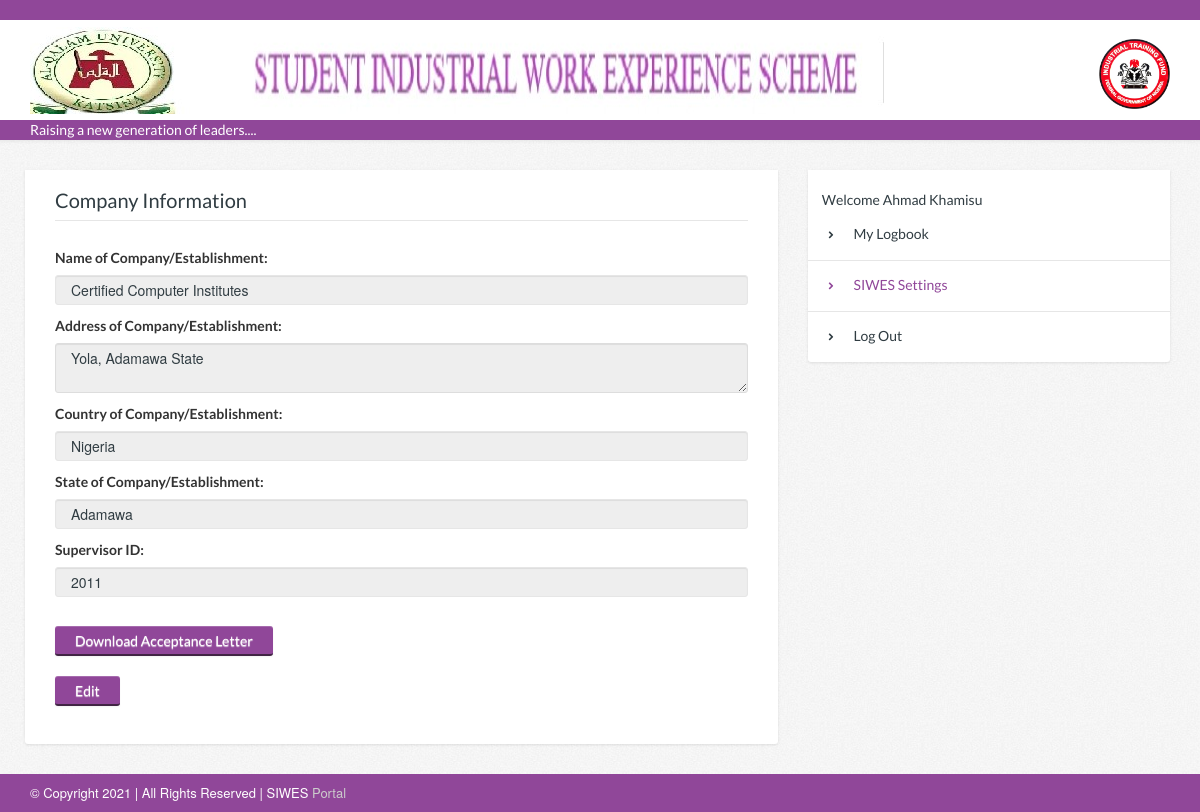
Screenshot of /siwes.php (signed in) with the database file from the repository.
### tables this page shows
CREATE TABLE `siwespost` (
  `siwesPostId` int(6) UNSIGNED NOT NULL,
  `siwesOfficer` varchar(100) DEFAULT NULL,
  `siwesMat` varchar(100) DEFAULT NULL,
  `siwesCompName` varchar(100) DEFAULT NULL,
  `siwesCompAdd` text DEFAULT NULL,
  `siwesCompCountry` varchar(100) DEFAULT NULL,
  `siwesCompState` varchar(100) DEFAULT NULL,
  `siwesCompDate` varchar(100) DEFAULT NULL,
  `siwesCompLetter` varchar(100) DEFAULT NULL
);

CREATE TABLE `reglist` (
  `matno` int(11) NOT NULL,
  `fname` varchar(100) DEFAULT NULL,
  `sname` varchar(100) DEFAULT NULL,
  `mname` varchar(100) DEFAULT NULL,
  `sex` varchar(50) DEFAULT NULL,
  `college` varchar(100) DEFAULT NULL,
  `dept` varchar(100) DEFAULT NULL,
  `program` varchar(100) DEFAULT NULL,
  `level` varchar(100) DEFAULT NULL,
  `studentshipStatus` varchar(100) DEFAULT NULL,
  `password` varchar(100) NOT NULL
);

### models/studentinfo.php (called while the page is built, shortened)
<?php
    include_once("includes/functions.php");
    $matno = $_SESSION['matno'];
    $getstdnt = "SELECT * FROM reglist WHERE matno='$matno'";
    $stdnt = mysqli_query($connection, $getstdnt );
    $row = mysqli_fetch_array($stdnt);
    $fname =  $row['fname'];
    $sname =  $row['sname'];
?>

### siwes.php (the view, shortened to what this page needs)
<?php
include_once("includes/functions.php");
include_once("models/studentinfo.php");
$getpost = "SELECT * FROM siwespost WHERE siwesMat = '$matno' ORDER BY siwesPostId DESC LIMIT 1";
$thepost = mysqli_query($connection, $getpost);
if ($thepost) {
	$postrow = mysqli_fetch_array($thepost);
} else {
	$postrow['siwesCompName'] = '';
	$postrow['siwesCompAdd'] = '';
	$postrow['siwesCompCountry'] = '';
	$postrow['siwesCompState'] = '';
}
?>
<?php require('views/header.php'); ?>
<div id="page-content">
	<div class="container">
		<div class="row">
			<div class="col-sm-8 page-content">
				<div class="white-container mb0">
					<form method='post' action="models/siwesposting.php" enctype='multipart/form-data'>
						<fieldset>
							<legend>Company Information</legend>
							<div id='thegentable'>
								<label>
									Name of Company/Establishment:
								</label>
								<input type="text" name="siwesCompName" value='<?php echo $postrow['siwesCompName']; ?>' disabled>
								<label>
									Address of Company/Establishment:
								</label>
								<textarea name="siwesCompAdd" disabled><?php echo $postrow['siwesCompAdd']; ?></textarea>
								<label>
									Country of Company/Establishment:
								</label>
								<input type="text" name="siwesCompCountry" value='<?php echo $postrow['siwesCompCountry']; ?>' disabled>
								<?php if ($postrow['siwesCompState'] != '') : ?>
									<label>
										State of Company/Establishment:
									</label>
									<input type="text" name="siwesCompState" value='<?php echo $postrow['siwesCompState']; ?>' disabled>
								<?php endif; ?>
								<label>
									Supervisor ID:
								</label>
								<input type="text" name="siwesOfficer" value='<?php echo $postrow['siwesOfficer']; ?>' disabled>
								<?php if ($postrow['siwesCompLetter'] != '') : ?>
									<a href='models/downloadletter.php?letter=<?php echo $postrow['siwesCompLetter']; ?>' class="btn btn-default mt20 mb20">Download Acceptance Letter</a>
								<?php endif; ?>
								<br>
								<a href="#" id='shownew' class="btn btn-default">Edit</a>
							</div>
						</fieldset>
					</form>
				</div>
			</div>
			<div class="col-sm-4 page-sidebar">
				<aside>
					<div class="widget sidebar-widget white-container links-widget">
						<ul><br>
							<div>&nbsp&nbsp&nbsp&nbsp Welcome <?php echo ucwords($fname.' '.$sname); ?></div>
							<li><a href="mylogbook.php">My Logbook</a></li>
							<li class="active"><a href="siwes.php">SIWES Settings</a></li>
							<li><a href="models/logout.php">Log Out</a></li>
						</ul>
					</div>
				</aside>
			</div>
		</div>
	</div>
</div>
<?php require('views/footer.php'); ?>

### assets/css/style.css (style rules this page uses)
body { background: #ffffff; color: #303c42; font-size: 14px; font-family: 'Lato', Helvetica, Arial, sans-serif; line-height: 20px; cursor: default; -webkit-font-smoothing: antialiased; opacity: 0; }
body.loaded { background: url(../img/bg-pattern.png) repeat 0 0; opacity: 1; -webkit-transition: opacity 0.3s ease-in; -moz-transition: opacity 0.3s ease-in; -o-transition: opacity 0.3s ease-in; transition: opacity 0.3s ease-in; }
#page-content { -webkit-box-shadow: inset 0 5px 5px -5px rgba(0,0,0,.1); box-shadow: inset 0 5px 5px -5px rgba(0,0,0,.1); }
.page-content, .page-sidebar { padding-top: 30px; padding-bottom: 30px; }
a { color: #904799; text-decoration: none; cursor: pointer; }
.loaded a { -webkit-transition: all 0.25s ease-out; -moz-transition: all 0.25s ease-out; -o-transition: all 0.25s ease-out; transition: all 0.25s ease-out; }
ul, ol { margin-top: 0; margin-bottom: 10px; }
.white-container { margin-bottom: 30px; padding: 20px 30px; -webkit-border-radius: 0 0 3px 3px; border-radius: 0 0 3px 3px; background: #ffffff; -webkit-box-shadow: 0px 1px 3px 0px rgba(0,0,0,.1); box-shadow: 0px 1px 3px 0px rgba(0,0,0,.1); }
fieldset { margin: 0; padding: 0; border: 0; }
legend { display: block; margin-bottom: 25px; padding: 0; padding-bottom: 10px; width: 100%; border: 0; border-bottom: 1px solid #e6e6e6; color: inherit; font-size: 20px; line-height: inherit; }
label { display: inline-block; margin-bottom: 5px; line-height: 24px; font-weight: bold; }
input[type="text"], input[type="number"], input[type="email"], input[type="tel"], input[type="date"], textarea, select, .form-control { display: block; padding: 4px 15px; width: 100%; height: 30px; border: 1px solid #e6e6e6; -webkit-border-radius: 3px; border-radius: 3px; background-image: none; color: inherit; vertical-align: middle; font-size: inherit; line-height: 20px; }
.loaded input[type="text"], .loaded input[type="number"], .loaded input[type="email"], .loaded input[type="tel"], .loaded input[type="date"], .loaded textarea, .loaded select, .loaded .form-control { -webkit-transition: all 0.25s ease-out; -moz-transition: all 0.25s ease-out; -o-transition: all 0.25s ease-out; transition: all 0.25s ease-out; }
input[type="text"][disabled], input[type="number"][disabled], input[type="email"][disabled], input[type="tel"][disabled], input[type="date"][disabled], textarea[disabled], select[disabled], .form-control[disabled], .form-control[readonly], fieldset[disabled] .form-control { background-color: #eeeeee; cursor: not-allowed; }
textarea, textarea.form-control { height: auto; }
.btn { display: inline-block; margin-bottom: 0; padding: 5px 20px; border: 0; -webkit-border-radius: 3px; border-radius: 3px; background-image: none; color: #ffffff; vertical-align: middle; text-align: center; white-space: nowrap; font-weight: normal; font-size: 14px; line-height: 20px; cursor: pointer; -webkit-user-select: none; -moz-user-select: none; -ms-user-select: none; -o-user-select: none; user-select: none; }
.loaded .btn { -webkit-transition: all 0.25s ease-out; -moz-transition: all 0.25s ease-out; -o-transition: all 0.25s ease-out; transition: all 0.25s ease-out; }
.btn-default { padding-bottom: 3px; border-bottom: 2px solid #412544; background: #904799; color: #ffffff; }
.widget { position: relative; display: block; margin-bottom: 30px; }
.widget:last-child { margin-bottom: 0; }
.widget.links-widget { padding: 0; }
.widget.links-widget > ul { list-style: none; margin: 0; padding: 0; }
.widget.links-widget > ul > li { position: relative; }
.widget.links-widget > ul > li > a { display: block; border-bottom: 1px solid #e6e6e6; color: inherit; padding: 15px 20px; text-decoration: none; }
.widget.links-widget > ul > li > a:hover, .widget.links-widget > ul > li.active > a { color: #904799; }
.widget.links-widget > ul > li:last-child > a { border-bottom: 0; }
.widget.links-widget > ul > li > a:before { position: relative; top: -1px; margin-right: 20px; color: inherit; content: '\f054'; font-size: 8px; font-family: 'FontAwesome'; }
.mt20 { margin-top: 20px; }
.mb20 { margin-bottom: 20px; }
.mb0 { margin-bottom: 0; }

### rows the page displays
siwespost: siwesCompName "Certified Computer Institutes", siwesCompAdd "Yola, Adamawa State", siwesCompCountry "Nigeria", siwesCompState "Adamawa", siwesOfficer "2011"
reglist: fname+sname "Ahmad Khamisu"
